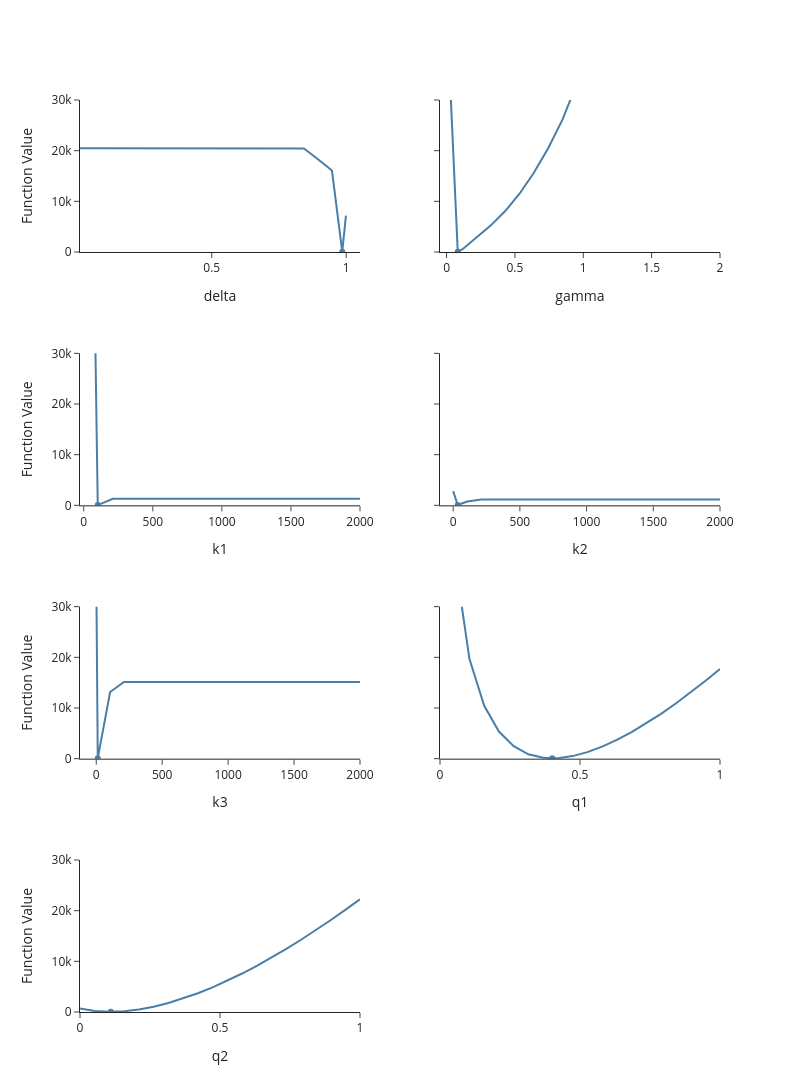

The notebook cell this image was saved under:
### Code cell
fig = em.slice_plot(
    func=gmm_object.sse,
    params=res.params['value'],
    lower_bounds=res.params['lower_bound'],
    upper_bounds=res.params['upper_bound'],
    # selecting a subset of params
    #selector=lambda x: [x["alpha"], x["beta"]],
    # evaluate func in parallel
    n_cores=4,
)
fig.update_yaxes(range=[0, 30000])   # choose a smaller upper bound
fig.show() #(renderer="png")

### Figure 1 — Plotly figure (JSON) as saved in the notebook; plotly's stock layout.template omitted (floating-point values rounded to 4 significant figures)
{"data": [{"hovertemplate": "Parameter Value=%{x}<br>Function Value=%{y}<extra></extra>", "legendgroup": "", "line": {"color": "#497ea7", "dash": "solid"}, "marker": {"symbol": "circle"}, "mode": "lines", "name": "", "orientation": "v", "showlegend": false, "type": "scatter", "x": [0.01, 0.06205, 0.1141, 0.1662, 0.2182, 0.2703, 0.3223, 0.3744, 0.4264, 0.4785, 0.5305, 0.5826, 0.6346, 0.6867, 0.7387, 0.7908, 0.8428, 0.8949, 0.9469, 0.9853, 0.999], "xaxis": "x", "y": [20500.0, 20500.0, 20500.0, 20500.0, 20500.0, 20500.0, 20500.0, 20500.0, 20500.0, 20500.0, 20500.0, 20500.0, 20500.0, 20500.0, 20500.0, 20500.0, 20420.0, 18320.0, 16070.0, 58.43, 7197.0], "yaxis": "y"}, {"marker": {"color": "#497ea7"}, "type": "scatter", "x": [0.9853], "xaxis": "x", "y": [58.43], "yaxis": "y"}, {"hovertemplate": "Parameter Value=%{x}<br>Function Value=%{y}<extra></extra>", "legendgroup": "", "line": {"color": "#497ea7", "dash": "solid"}, "marker": {"symbol": "circle"}, "mode": "lines", "name": "", "orientation": "v", "showlegend": false, "type": "scatter", "x": [0.01, 0.08178, 0.1147, 0.2195, 0.3242, 0.4289, 0.5337, 0.6384, 0.7432, 0.8479, 0.9526, 1.057, 1.162, 1.267, 1.372, 1.476, 1.581, 1.686, 1.791, 1.895, 2], "xaxis": "x2", "y": [42860.0, 58.43, 494.4, 2831.0, 5257.0, 8082.0, 11510.0, 15620.0, 20490.0, 26110.0, 32510.0, 39670.0, 47570.0, 56200.0, 65530.0, 75530.0, 86180.0, 97430.0, 109300.0, 121600.0, 134500.0], "yaxis": "y2"}, {"marker": {"color": "#497ea7"}, "showlegend": false, "type": "scatter", "x": [0.08178], "xaxis": "x2", "y": [58.43], "yaxis": "y2"}, {"hovertemplate": "Parameter Value=%{x}<br>Function Value=%{y}<extra></extra>", "legendgroup": "", "line": {"color": "#497ea7", "dash": "solid"}, "marker": {"symbol": "circle"}, "mode": "lines", "name": "", "orientation": "v", "showlegend": false, "type": "scatter", "x": [1e-05, 101.3, 105.3, 210.5, 315.8, 421.1, 526.3, 631.6, 736.8, 842.1, 947.4, 1053.0, 1158.0, 1263.0, 1368.0, 1474.0, 1579.0, 1684.0, 1789.0, 1895.0, 2000], "xaxis": "x3", "y": [184100.0, 58.43, 96.56, 1285.0, 1286.0, 1286.0, 1286.0, 1286.0, 1286.0, 1286.0, 1286.0, 1286.0, 1286.0, 1286.0, 1286.0, 1286.0, 1286.0, 1286.0, 1286.0, 1286.0, 1286.0], "yaxis": "y3"}, {"marker": {"color": "#497ea7"}, "showlegend": false, "type": "scatter", "x": [101.3], "xaxis": "x3", "y": [58.43], "yaxis": "y3"}, {"hovertemplate": "Parameter Value=%{x}<br>Function Value=%{y}<extra></extra>", "legendgroup": "", "line": {"color": "#497ea7", "dash": "solid"}, "marker": {"symbol": "circle"}, "mode": "lines", "name": "", "orientation": "v", "showlegend": false, "type": "scatter", "x": [1e-05, 34.36, 105.3, 210.5, 315.8, 421.1, 526.3, 631.6, 736.8, 842.1, 947.4, 1053.0, 1158.0, 1263.0, 1368.0, 1474.0, 1579.0, 1684.0, 1789.0, 1895.0, 2000], "xaxis": "x4", "y": [2795.0, 58.43, 764.0, 1139.0, 1139.0, 1139.0, 1139.0, 1139.0, 1139.0, 1139.0, 1139.0, 1139.0, 1139.0, 1139.0, 1139.0, 1139.0, 1139.0, 1139.0, 1139.0, 1139.0, 1139.0], "yaxis": "y4"}, {"marker": {"color": "#497ea7"}, "showlegend": false, "type": "scatter", "x": [34.36], "xaxis": "x4", "y": [58.43], "yaxis": "y4"}, {"hovertemplate": "Parameter Value=%{x}<br>Function Value=%{y}<extra></extra>", "legendgroup": "", "line": {"color": "#497ea7", "dash": "solid"}, "marker": {"symbol": "circle"}, "mode": "lines", "name": "", "orientation": "v", "showlegend": false, "type": "scatter", "x": [1e-05, 11.46, 105.3, 210.5, 315.8, 421.1, 526.3, 631.6, 736.8, 842.1, 947.4, 1053.0, 1158.0, 1263.0, 1368.0, 1474.0, 1579.0, 1684.0, 1789.0, 1895.0, 2000], "xaxis": "x5", "y": [37250.0, 58.43, 13160.0, 15120.0, 15120.0, 15120.0, 15120.0, 15120.0, 15120.0, 15120.0, 15120.0, 15120.0, 15120.0, 15120.0, 15120.0, 15120.0, 15120.0, 15120.0, 15120.0, 15120.0, 15120.0], "yaxis": "y5"}, {"marker": {"color": "#497ea7"}, "showlegend": false, "type": "scatter", "x": [11.46], "xaxis": "x5", "y": [58.43], "yaxis": "y5"}, {"hovertemplate": "Parameter Value=%{x}<br>Function Value=%{y}<extra></extra>", "legendgroup": "", "line": {"color": "#497ea7", "dash": "solid"}, "marker": {"symbol": "circle"}, "mode": "lines", "name": "", "orientation": "v", "showlegend": false, "type": "scatter", "x": [0, 0.05263, 0.1053, 0.1579, 0.2105, 0.2632, 0.3158, 0.3684, 0.4008, 0.4211, 0.4737, 0.5263, 0.5789, 0.6316, 0.6842, 0.7368, 0.7895, 0.8421, 0.8947, 0.9474, 1], "xaxis": "x6", "y": [177300.0, 39630.0, 19660.0, 10440.0, 5359.0, 2452.0, 865.2, 163.6, 58.43, 95.91, 505.0, 1287.0, 2370.0, 3701.0, 5244.0, 6970.0, 8855.0, 10880.0, 13040.0, 15310.0, 17700.0], "yaxis": "y6"}, {"marker": {"color": "#497ea7"}, "showlegend": false, "type": "scatter", "x": [0.4008], "xaxis": "x6", "y": [58.43], "yaxis": "y6"}, {"hovertemplate": "Parameter Value=%{x}<br>Function Value=%{y}<extra></extra>", "legendgroup": "", "line": {"color": "#497ea7", "dash": "solid"}, "marker": {"symbol": "circle"}, "mode": "lines", "name": "", "orientation": "v", "showlegend": false, "type": "scatter", "x": [0, 0.05263, 0.1053, 0.11, 0.1579, 0.2105, 0.2632, 0.3158, 0.3684, 0.4211, 0.4737, 0.5263, 0.5789, 0.6316, 0.6842, 0.7368, 0.7895, 0.8421, 0.8947, 0.9474, 1], "xaxis": "x7", "y": [686.3, 221.2, 59.49, 58.43, 162.3, 497.6, 1039.0, 1764.0, 2655.0, 3696.0, 4873.0, 6175.0, 7592.0, 9116.0, 10740.0, 12450.0, 14260.0, 16140.0, 18110.0, 20140.0, 22250.0], "yaxis": "y7"}, {"marker": {"color": "#497ea7"}, "showlegend": false, "type": "scatter", "x": [0.11], "xaxis": "x7", "y": [58.43], "yaxis": "y7"}], "layout": {"height": 1200, "showlegend": false, "width": 800, "xaxis": {"anchor": "y", "domain": [0, 0.4375], "showgrid": false, "title": {"text": "delta"}}, "xaxis2": {"anchor": "y2", "domain": [0.5625, 1], "title": {"text": "gamma"}}, "xaxis3": {"anchor": "y3", "domain": [0, 0.4375], "title": {"text": "k1"}}, "xaxis4": {"anchor": "y4", "domain": [0.5625, 1], "title": {"text": "k2"}}, "xaxis5": {"anchor": "y5", "domain": [0, 0.4375], "title": {"text": "k3"}}, "xaxis6": {"anchor": "y6", "domain": [0.5625, 1], "title": {"text": "q1"}}, "xaxis7": {"anchor": "y7", "domain": [0, 0.4375], "title": {"text": "q2"}}, "xaxis8": {"anchor": "y8", "domain": [0.5625, 1]}, "yaxis": {"anchor": "x", "domain": [0.8333, 1], "range": [0, 30000], "showgrid": false, "title": {"text": "Function Value"}}, "yaxis2": {"anchor": "x2", "domain": [0.8333, 1], "matches": "y", "range": [0, 30000], "showticklabels": false}, "yaxis3": {"anchor": "x3", "domain": [0.5556, 0.7222], "range": [0, 30000], "title": {"text": "Function Value"}}, "yaxis4": {"anchor": "x4", "domain": [0.5556, 0.7222], "matches": "y3", "range": [0, 30000], "showticklabels": false}, "yaxis5": {"anchor": "x5", "domain": [0.2778, 0.4444], "range": [0, 30000], "title": {"text": "Function Value"}}, "yaxis6": {"anchor": "x6", "domain": [0.2778, 0.4444], "matches": "y5", "range": [0, 30000], "showticklabels": false}, "yaxis7": {"anchor": "x7", "domain": [0, 0.1667], "range": [0, 30000], "title": {"text": "Function Value"}}, "yaxis8": {"anchor": "x8", "domain": [0, 0.1667], "matches": "y7", "range": [0, 30000], "showticklabels": false}}}
